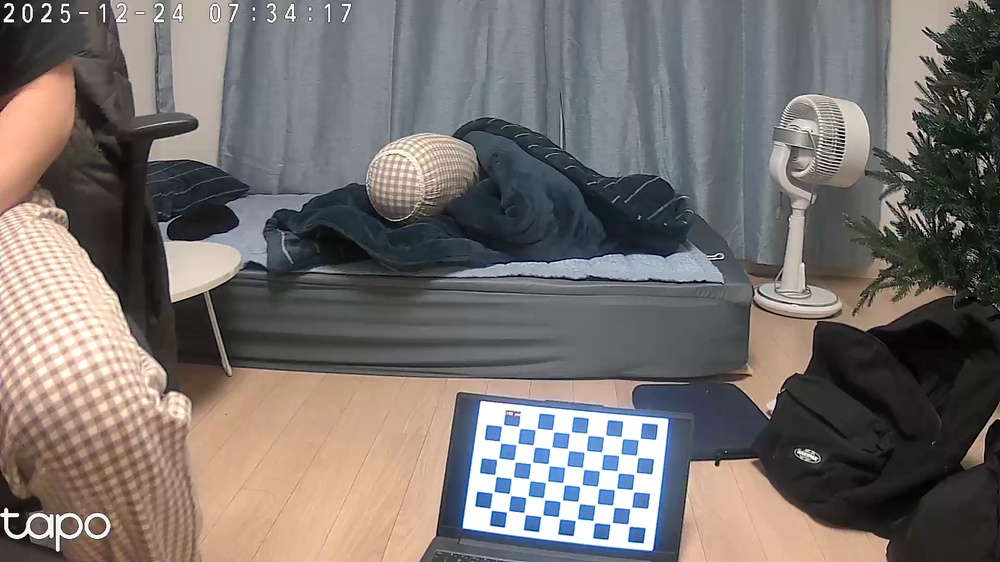
#> input picture camera_calibration/images/checkerboard_00_20251224_073418_612148.jpg, 1000 x 562 px, shrunk from 1920 x 1080 before the run; its folder holds 4 pictures in this run
$ python check_images.py   (older library calls are emulated)
#> lines starting #> are read from the running program, lines starting #| are printed output that depends on the picture
"""
캘리브레이션 이미지 품질 검사 스크립트
각 이미지의 품질을 분석하고 문제가 있는 이미지를 찾아냅니다.

필요한 패키지: opencv-python, numpy
설치: pip install opencv-python numpy
"""

import cv2
import numpy as np
import os
import glob


# 체커보드 설정
CHECKERBOARD_SIZE = (9, 6)  # 내부 코너 개수 (가로, 세로)

# 경로 설정
SCRIPT_DIR = os.path.dirname(__file__)
IMAGES_DIR = os.path.join(SCRIPT_DIR, 'images')
OUTPUT_DIR = os.path.join(SCRIPT_DIR, 'output', 'image_quality')
os.makedirs(OUTPUT_DIR, exist_ok=True)


def analyze_image_quality(image_path, checkerboard_size):
    """
    이미지의 품질을 분석합니다.

    Returns:
        dict: 분석 결과
    """
#> called with checkerboard_size = (9, 6)
    img = cv2.imread(image_path)
#> img is the input picture: shape (562, 1000, 3); mean B, G, R 110.3, 112.8, 118.1
    if img is None:
        return {
            'success': False,
            'error': '이미지를 읽을 수 없습니다'
        }

    gray = cv2.cvtColor(img, cv2.COLOR_BGR2GRAY)
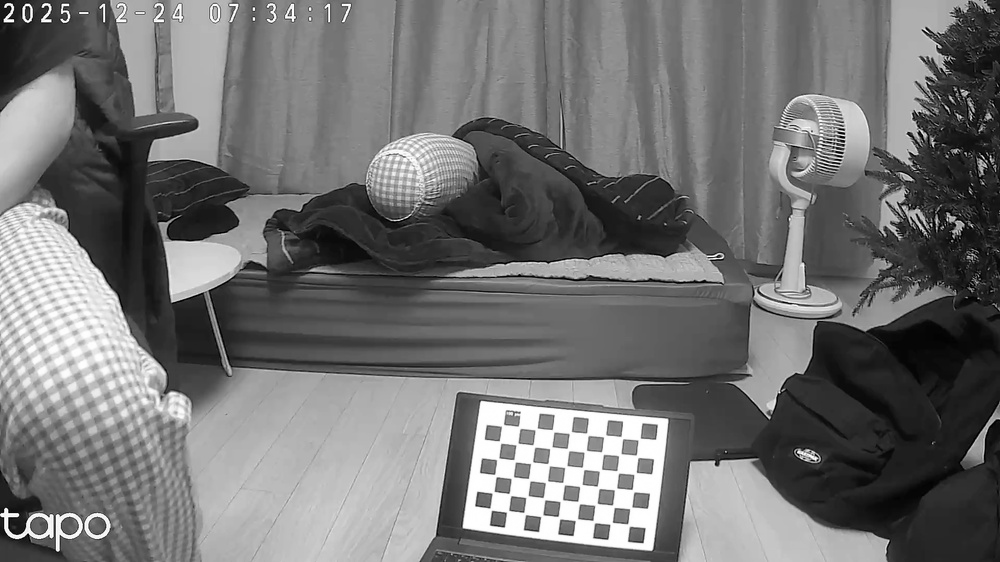
#> gray: shape (562, 1000); min 0, max 255, mean 114.1

    # 체커보드 코너 검출
    ret, corners = cv2.findChessboardCorners(
        gray,
        checkerboard_size,
        cv2.CALIB_CB_ADAPTIVE_THRESH + cv2.CALIB_CB_FAST_CHECK + cv2.CALIB_CB_NORMALIZE_IMAGE
    )
#> ret = True; corners = 54 rows, first 8: [630.1, 526.6], [609.6, 524.6], [594.8, 523.4], [575, 521], [557.7, 516.2], [543.3, 514.4], [526, 514.9], [509.1, 510.1]

    result = {
        'image_path': image_path,
        'filename': os.path.basename(image_path),
        'success': ret,
        'image_size': gray.shape[::-1],
        'brightness_mean': np.mean(gray),
        'brightness_std': np.std(gray),
        'warnings': []
    }

    if not ret:
        result['error'] = '체커보드를 검출할 수 없습니다'
        result['warnings'].append({
            'severity': 'CRITICAL',
            'message': '체커보드 코너 검출 실패',
            'solution': '이 이미지를 삭제하고 다시 촬영하세요'
        })
        return result

    # 코너 정밀화
    criteria = (cv2.TERM_CRITERIA_EPS + cv2.TERM_CRITERIA_MAX_ITER, 30, 0.001)
    corners_refined = cv2.cornerSubPix(gray, corners, (11, 11), (-1, -1), criteria)
#> corners_refined = 54 rows, first 8: [628.6, 525.1], [611.2, 523.4], [593.8, 521.5], [576.3, 519.6], [559.1, 517.6], [541.7, 515.6], [524.6, 513.5], [507.5, 511.4]

    # 코너 품질 분석
    # 1. 코너 간격의 균일성 검사
    distances = []
    for i in range(len(corners_refined) - 1):
        dist = np.linalg.norm(corners_refined[i] - corners_refined[i + 1])
        distances.append(dist)
#> this loop made 53 passes
#> dist on passes 1 to 12: 17.52, 17.49, 17.54, 17.37, 17.48, 17.22, 17.22, 16.96, 140, 17.32, 17.44, 17.55
#> after the loop, distances = 53 values, max 140 at index 8, min 16.88 at index 51, mean 28.82

    distances = np.array(distances)
    mean_dist = np.mean(distances)
#> mean_dist = 28.82
    std_dist = np.std(distances)
#> std_dist = 35.78
    cv_dist = std_dist / mean_dist if mean_dist > 0 else 0  # 변동계수
#> cv_dist = 1.24

    result['mean_corner_distance'] = mean_dist
    result['std_corner_distance'] = std_dist
    result['cv_corner_distance'] = cv_dist

    # 변동계수가 크면 왜곡이 심하거나 각도가 극단적
    if cv_dist > 0.3:
        result['warnings'].append({
            'severity': 'WARNING',
            'message': f'코너 간격의 변동이 큽니다 (CV: {cv_dist:.3f})',
            'solution': '체커보드가 너무 기울어졌거나 왜곡이 심합니다'
        })

    # 2. 밝기 검사
    if result['brightness_mean'] < 50:
        result['warnings'].append({
            'severity': 'WARNING',
            'message': f'이미지가 너무 어둡습니다 (평균 밝기: {result["brightness_mean"]:.1f})',
            'solution': '조명을 밝게 하세요'
        })
    elif result['brightness_mean'] > 200:
        result['warnings'].append({
            'severity': 'WARNING',
            'message': f'이미지가 너무 밝습니다 (평균 밝기: {result["brightness_mean"]:.1f})',
            'solution': '조명을 어둡게 하거나 노출을 낮추세요'
        })

    # 3. 체커보드 크기 검사 (이미지 대비)
    x_coords = corners_refined[:, 0, 0]
#> x_coords = 54 values, max 639.2 at index 45, min 490.7 at index 8, mean 564.9
    y_coords = corners_refined[:, 0, 1]
#> y_coords = 54 values, max 525.1 at index 0, min 424.7 at index 53, mean 474.8
    board_width = np.max(x_coords) - np.min(x_coords)
#> board_width = 148.5
    board_height = np.max(y_coords) - np.min(y_coords)
#> board_height = 100.4
    image_area = gray.shape[0] * gray.shape[1]
#> image_area = 562000
    board_area = board_width * board_height
#> board_area = 14915.3
    board_ratio = board_area / image_area
#> board_ratio = 0.0265

    result['board_area_ratio'] = board_ratio

    if board_ratio < 0.1:
        result['warnings'].append({
            'severity': 'WARNING',
            'message': f'체커보드가 너무 작습니다 (화면 비율: {board_ratio*100:.1f}%)',
            'solution': '체커보드를 카메라에 더 가까이 가져오세요'
        })
    elif board_ratio > 0.8:
        result['warnings'].append({
            'severity': 'WARNING',
            'message': f'체커보드가 너무 큽니다 (화면 비율: {board_ratio*100:.1f}%)',
            'solution': '체커보드를 카메라에서 더 멀리 두세요'
        })

    # 4. 흐림(Blur) 검사
    laplacian_var = cv2.Laplacian(gray, cv2.CV_64F).var()
#> laplacian_var = 1275.6
    result['sharpness'] = laplacian_var

    if laplacian_var < 100:
        result['warnings'].append({
            'severity': 'WARNING',
            'message': f'이미지가 흐릿합니다 (선명도: {laplacian_var:.1f})',
            'solution': '초점을 다시 맞추거나 손떨림 방지'
        })

    return result


def print_quality_report(results):
    """
    품질 검사 리포트를 출력합니다.
    """
    print("\n" + "=" * 80)
    print("이미지 품질 검사 리포트")
    print("=" * 80)

    total_images = len(results)
    successful_images = sum(1 for r in results if r['success'])
    failed_images = total_images - successful_images

    print(f"\n총 이미지 수: {total_images}")
    print(f"체커보드 검출 성공: {successful_images}")
    print(f"체커보드 검출 실패: {failed_images}")

    if failed_images > 0:
        print("\n" + "-" * 80)
        print("❌ 체커보드 검출 실패 이미지:")
        print("-" * 80)
        for r in results:
            if not r['success']:
                print(f"  - {r['filename']}")
                if 'error' in r:
                    print(f"    이유: {r['error']}")

    # 경고가 있는 이미지
    warning_images = [r for r in results if r['success'] and len(r['warnings']) > 0]

    if warning_images:
        print("\n" + "-" * 80)
        print("⚠️  경고가 있는 이미지:")
        print("-" * 80)
        for r in warning_images:
            print(f"\n  📷 {r['filename']}")
            for w in r['warnings']:
                print(f"     {w['severity']}: {w['message']}")
                print(f"     해결: {w['solution']}")

    # 우수한 이미지
    good_images = [r for r in results if r['success'] and len(r['warnings']) == 0]

    if good_images:
        print("\n" + "-" * 80)
        print(f"✅ 우수한 이미지: {len(good_images)}개")
        print("-" * 80)
        for r in good_images[:5]:  # 처음 5개만 표시
            print(f"  ✓ {r['filename']}")
        if len(good_images) > 5:
            print(f"  ... 외 {len(good_images) - 5}개")

    # 권장사항
    print("\n" + "=" * 80)
    print("권장사항")
    print("=" * 80)

    if failed_images > 0:
        print(f"\n❌ {failed_images}개의 이미지에서 체커보드 검출 실패")
        print("   → images/ 폴더에서 해당 이미지들을 삭제하세요")

    if successful_images < 15:
        print(f"\n⚠️  사용 가능한 이미지가 {successful_images}개로 부족합니다")
        print("   → 최소 15개, 권장 20개 이상 촬영하세요")

    if successful_images >= 15 and len(warning_images) == 0:
        print("\n✅ 모든 이미지의 품질이 우수합니다!")
        print("   → calibrate.py를 실행하여 캘리브레이션을 진행하세요")

    print("=" * 80 + "\n")


def save_quality_report(results):
    """
    품질 검사 결과를 파일로 저장합니다.
    """
    report_path = os.path.join(OUTPUT_DIR, 'quality_report.txt')

    with open(report_path, 'w', encoding='utf-8') as f:
        f.write("=" * 80 + "\n")
        f.write("이미지 품질 검사 상세 리포트\n")
        f.write("=" * 80 + "\n\n")

        for r in results:
            f.write(f"이미지: {r['filename']}\n")
            f.write("-" * 80 + "\n")
            f.write(f"  검출 성공: {'✓' if r['success'] else '✗'}\n")

            if r['success']:
                f.write(f"  이미지 크기: {r['image_size'][0]} x {r['image_size'][1]}\n")
                f.write(f"  평균 밝기: {r['brightness_mean']:.1f}\n")
                f.write(f"  밝기 표준편차: {r['brightness_std']:.1f}\n")
                f.write(f"  선명도: {r['sharpness']:.1f}\n")
                f.write(f"  체커보드 화면 비율: {r['board_area_ratio']*100:.1f}%\n")
                f.write(f"  코너 간격 평균: {r['mean_corner_distance']:.2f} pixels\n")
                f.write(f"  코너 간격 변동계수: {r['cv_corner_distance']:.3f}\n")

                if r['warnings']:
                    f.write(f"\n  경고:\n")
                    for w in r['warnings']:
                        f.write(f"    - [{w['severity']}] {w['message']}\n")
                        f.write(f"      해결: {w['solution']}\n")
            else:
                f.write(f"  오류: {r.get('error', '알 수 없는 오류')}\n")

            f.write("\n")

    print(f"상세 리포트 저장: {report_path}")


def main():
    """
    메인 함수
    """
    # 이미지 파일 목록 가져오기
    image_files = glob.glob(os.path.join(IMAGES_DIR, '*.jpg'))
    image_files.extend(glob.glob(os.path.join(IMAGES_DIR, '*.png')))

    if not image_files:
        print(f"'{IMAGES_DIR}' 디렉토리에 이미지가 없습니다.")
        print("먼저 capture_images.py를 실행하여 이미지를 촬영하세요.")
        return 1

    print(f"\n총 {len(image_files)}개의 이미지를 검사합니다...")
    print(f"체커보드 크기: {CHECKERBOARD_SIZE[0]} x {CHECKERBOARD_SIZE[1]} (내부 코너)\n")

    # 각 이미지 분석
    results = []
    for idx, img_path in enumerate(image_files, 1):
        print(f"[{idx}/{len(image_files)}] {os.path.basename(img_path)}...", end=' ')
        result = analyze_image_quality(img_path, CHECKERBOARD_SIZE)
#> result = 12 items
        results.append(result)

        if result['success']:
            if result['warnings']:
                print("⚠️  경고")
            else:
                print("✓")
        else:
            print("✗ 실패")
#> pass 2 of the loop in main, `for idx, img_path in enumerate(image_files, 1):`:
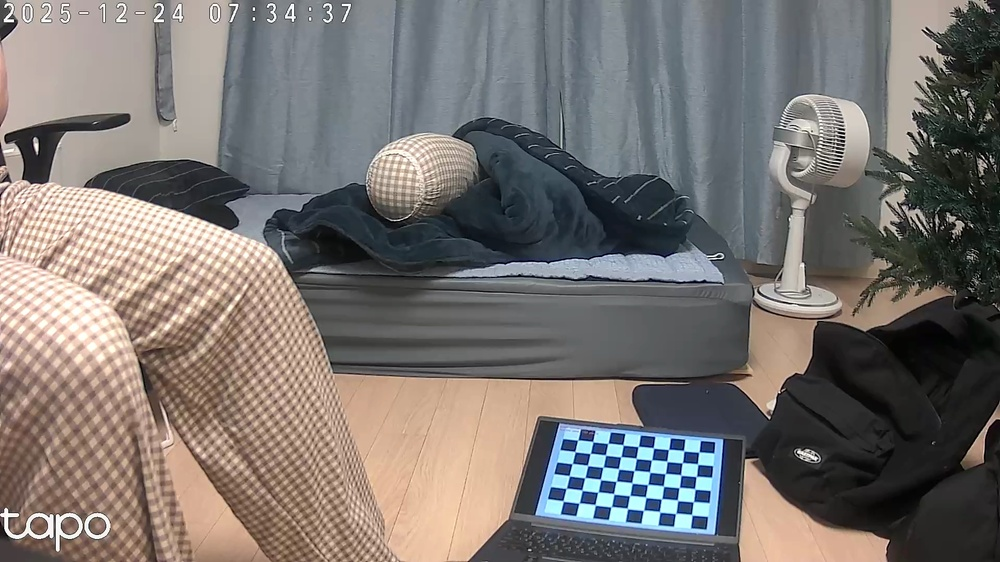
#> input picture camera_calibration/images/checkerboard_01_20251224_073438_631021.jpg, 1000 x 562 px, shrunk from 1920 x 1080 before the run
#> in analyze_image_quality, img is the input picture: shape (562, 1000, 3); mean B, G, R 112.9, 116.2, 121.6
#> in analyze_image_quality (call 2), `gray = cv2.cvtColor(img, cv2.COLOR_BGR2GRAY)`:
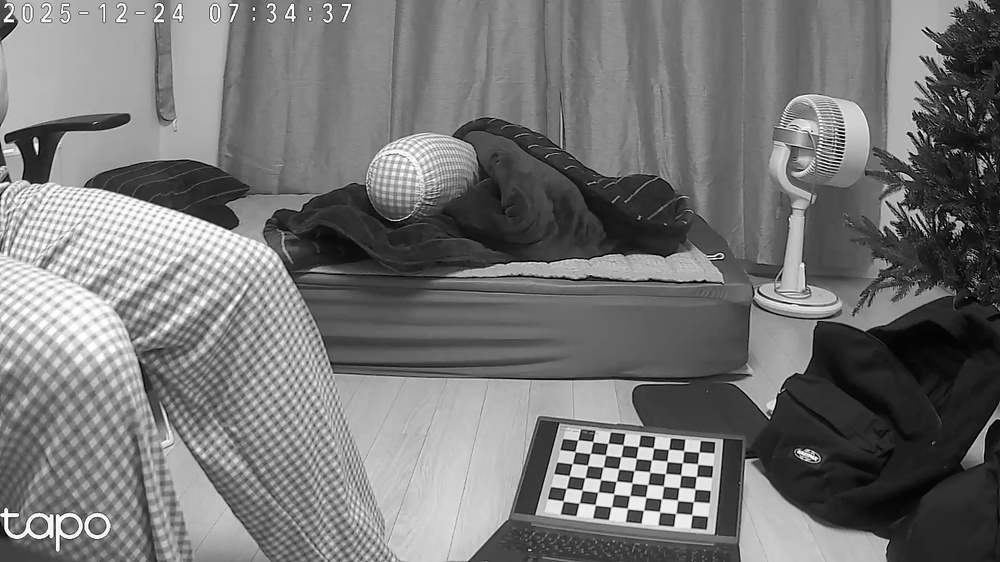
#> gray: shape (562, 1000); min 0, max 255, mean 117.4
#> corners = 54 rows, first 8: [691.6, 514.6], [675.5, 513.6], [659.8, 511.9], [643.4, 510.4], [627.5, 508.5], [610.9, 507], [595.2, 504.7], [578.9, 503.2]
#> corners_refined = 54 rows, first 8: [691.8, 514.7], [675.7, 513], [659.6, 511.7], [644.3, 503.5], [627.4, 508.4], [612.2, 500.2], [595.2, 504.8], [580.4, 496.5]
#> the loop in analyze_image_quality (call 2), `for i in range(len(corners_refined) - 1):` made 53 passes
#> dist on passes 1 to 8: 16.22, 16.09, 17.35, 17.62, 17.26, 17.6, 16.95, 17.79
#> after the loop in analyze_image_quality (call 2), `for i in range(len(corners_refined) - 1):`: distances = 53 values, max 129.8 at index 8, min 14.77 at index 48, mean 27.63
#> mean_dist = 27.63
#> std_dist = 31.91
#> cv_dist = 1.15
#> x_coords = 54 values, max 698.6 at index 45, min 563.2 at index 8, mean 633.2
#> y_coords = 54 values, max 514.7 at index 0, min 445.8 at index 53, mean 475.9
#> board_width = 135.4
#> board_height = 68.83
#> board_area = 9320.9
#> board_ratio = 0.0166
#> laplacian_var = 1444.3
#> pass 3 of the loop in main, `for idx, img_path in enumerate(image_files, 1):`:
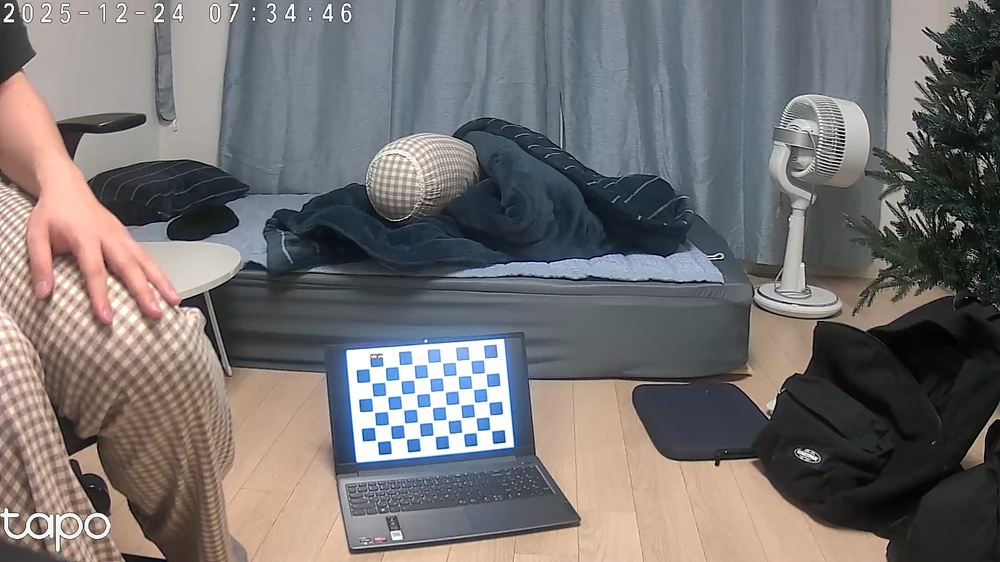
#> input picture camera_calibration/images/checkerboard_02_20251224_073447_501330.jpg, 1000 x 562 px, shrunk from 1920 x 1080 before the run
#> in analyze_image_quality, img is the input picture: shape (562, 1000, 3); mean B, G, R 113.1, 113.2, 116.5
#> in analyze_image_quality (call 3), `gray = cv2.cvtColor(img, cv2.COLOR_BGR2GRAY)`:
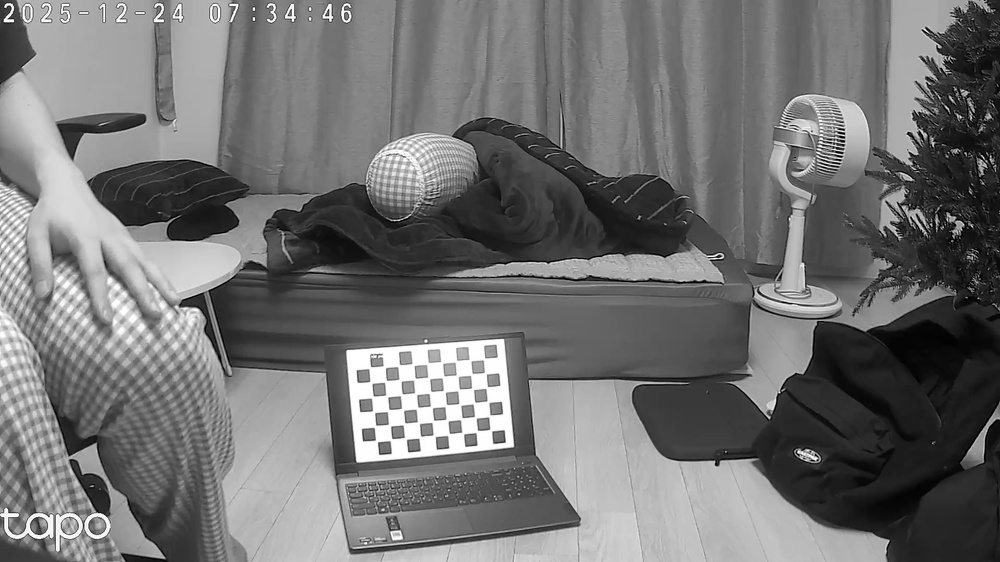
#> gray: shape (562, 1000); min 0, max 255, mean 114.1
#> corners = 54 rows, first 8: [492.1, 431.5], [477.6, 430], [464.1, 434.4], [449.6, 433.1], [432.6, 434.6], [421.1, 435.7], [406.7, 439.8], [392.3, 438.5]
#> corners_refined = 54 rows, first 8: [490.7, 430.4], [476.7, 431.5], [462.7, 433.2], [448.4, 434.5], [434.3, 435.8], [419.7, 437.2], [405.5, 438.4], [391, 439.7]
#> the loop in analyze_image_quality (call 3), `for i in range(len(corners_refined) - 1):` made 53 passes
#> dist on passes 1 to 8: 14.01, 14.14, 14.3, 14.19, 14.71, 14.24, 14.55, 14.55
#> after the loop in analyze_image_quality (call 3), `for i in range(len(corners_refined) - 1):`: distances = 53 values, max 115.9 at index 17, min 13.65 at index 52, mean 23.93
#> mean_dist = 23.93
#> std_dist = 29.61
#> cv_dist = 1.24
#> x_coords = 54 values, max 490.7 at index 0, min 369.7 at index 53, mean 430.5
#> y_coords = 54 values, max 441 at index 8, min 358.7 at index 45, mean 399.5
#> board_width = 121
#> board_height = 82.3
#> board_area = 9956.8
#> board_ratio = 0.0177
#> laplacian_var = 1325.9
#> the loop made 4 passes; the first 3 are shown

    # 리포트 출력
    print_quality_report(results)

    # 리포트 저장
    save_quality_report(results)

    return 0


if __name__ == "__main__":
    exit(main())
#> (the program exits here)
